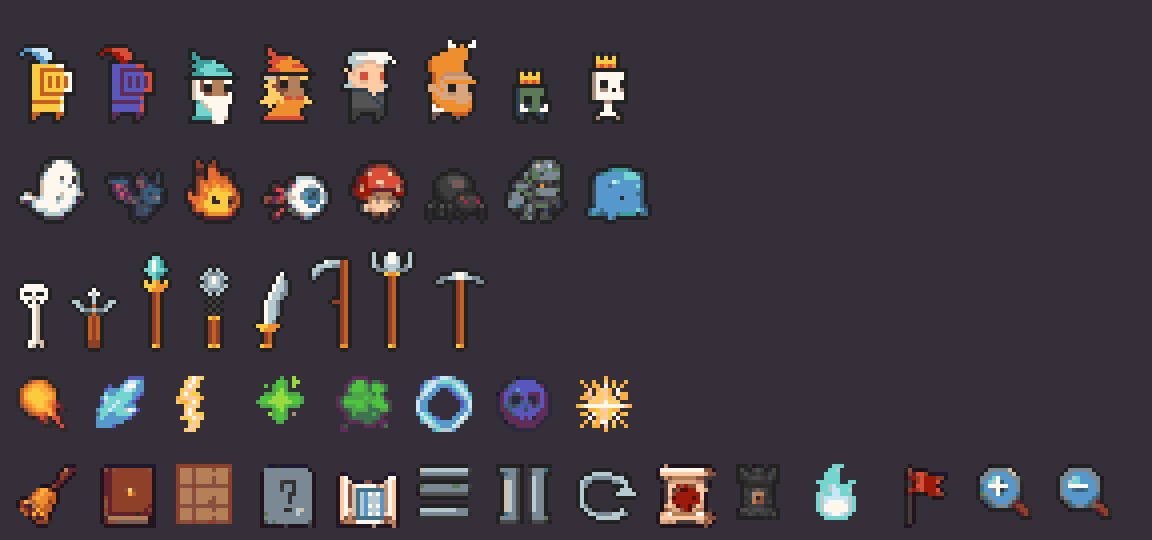
#> input picture art/SHOWCASE-v04.png, 1152 x 540 px
$ python -i animate.py   (imports and definitions only)
#> lines starting #> are read from the running program, lines starting #| are printed output that depends on the picture
"""Light animations in the 0x72 style from a single still frame.

Characters (copy the 0x72 knight/goblin pattern):
  idle 4 frames: upper body squashes down 0,1,2,1 px, feet (the bottom LEG rows) stay put.
  run  4 frames: upper body bobs up 1,2,1,0 px; legs alternate (f1 left foot forward and right foot lifted, f3 the reverse).
  python art/tools/animate.py char base.png out_dir/name [--legs 3] [--float]
  --float: floating creatures (ghost, fire elemental): the whole body bobs 0,1,2,1 and the shadow/tail flickers.
  Writes name_idle_anim_f0..3.png, name_run_anim_f0..3.png (same naming as 0x72).

Effects (spells, 4-frame loop):
  python art/tools/animate.py fx base.png out_dir/name --mode pulse|spin|flicker|rise
  pulse: scale 100/90/80/90% around the center (heal, shield)
  spin: rotate 0/90/180/270 (fireball, shuriken, magic orb)
  flicker: swap highlight/shadow colors along the palette ramp + jitter 1px (flame, lightning)
  rise: shift up 0..3 px and fade the bottom edge (poison cloud, smoke)
  Writes name_anim_f0..3.png
"""
import sys
from pathlib import Path
from PIL import Image


def shift_upper(img, legs, dy):
    """Move the part above the legs by dy (positive = down, squash: rows overlapping the legs are covered by the body)."""
    w, h = img.size
    cut = h - legs
    body = img.crop((0, 0, w, cut))
    feet = img.crop((0, cut, w, h))
    out = Image.new("RGBA", (w, h), (0, 0, 0, 0))
    out.alpha_composite(feet, (0, cut))
    if dy >= 0:
        # squash: drop the top rows of the body by dy, keep the bottom of the body above the feet
        bb = body.getbbox()
        if bb and dy:
            top = bb[1]
            part = body.crop((0, top, w, cut))
            # delete dy rows at the lower torso (just above the legs): the head moves down whole, keeping the face
            mid = cut - 1 - dy
            a = body.crop((0, top, w, mid))
            b = body.crop((0, mid + dy, w, cut))
            out.alpha_composite(b, (0, cut - b.height))
            out.alpha_composite(a, (0, cut - b.height - a.height))
            return out
        out.alpha_composite(body, (0, 0))
    else:
        # bob up: body moves up, the gap above the feet is filled by stretching the bottom row of the body
        out.alpha_composite(body, (0, dy))
        row = body.crop((0, cut - 1, w, cut))
        for k in range(-dy):
            out.alpha_composite(row, (0, cut - 1 - k))
        out.alpha_composite(body, (0, dy))
    return out


def leg_pose(img, legs, phase):
    """phase 0: normal, 1: left foot forward/right foot lifted, 2: normal, 3: reverse."""
    if phase in (0, 2):
        return img
    w, h = img.size
    cut = h - legs
    feet = img.crop((0, cut, w, h))
    bb = feet.getbbox()
    if not bb:
        return img
    midx = (bb[0] + bb[2]) // 2
    left = feet.crop((0, 0, midx, legs))
    right = feet.crop((midx, 0, w, legs))
    out = img.copy()
    out.paste((0, 0, 0, 0), (0, cut, w, h))
    if phase == 1:
        out.alpha_composite(left, (-1, cut))
        out.alpha_composite(right.crop((0, 0, right.width, legs - 1)), (midx, cut))
    else:
        out.alpha_composite(left.crop((0, 0, left.width, legs - 1)), (0, cut))
        out.alpha_composite(right, (midx + 1, cut))
    return out


def char(base, out, legs=3, floating=False):
#> called with base = '../SHOWCASE-v04.png', out = 'out.png', legs = 3, floating = False
    img = Image.open(base).convert("RGBA")
#> img is the input picture: PIL image 1152x540 RGBA; mean R, G, B, A 63.8, 57.4, 62.8, 255
    bb = img.getbbox()
#> bb = (0, 0, 1152, 540)
    if bb and bb[1] < 2:  # need 2px headroom so the bob up is not clipped
        pad = Image.new("RGBA", (img.width, img.height + 2 - bb[1]), (0, 0, 0, 0))
#> pad: PIL image 1152x542 RGBA; every value is 0
        pad.alpha_composite(img, (0, 2 - bb[1]))
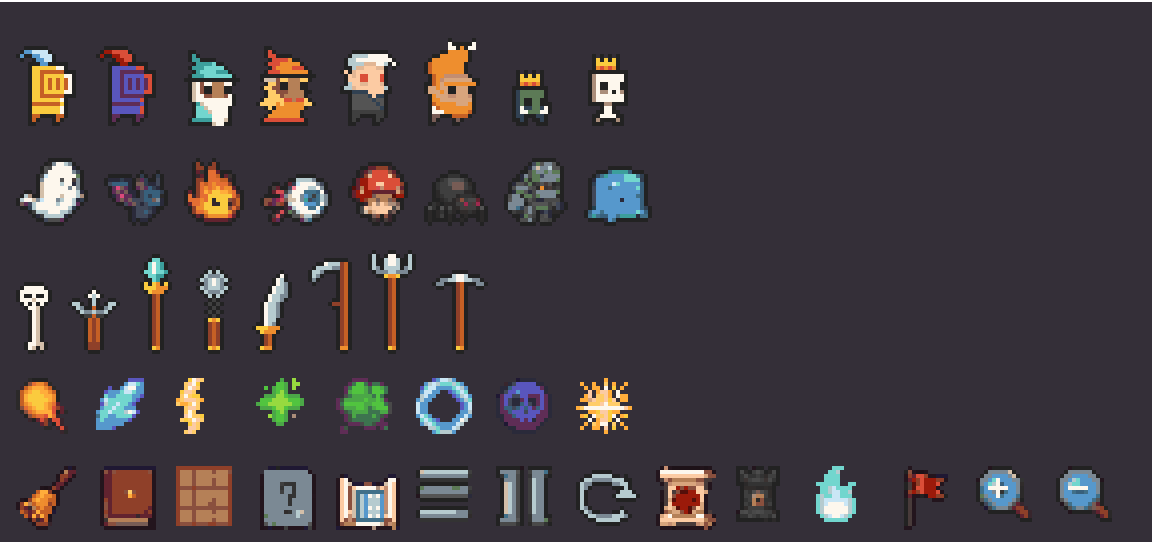
#> pad: PIL image 1152x542 RGBA; mean R, G, B, A 63.5, 57.2, 62.6, 254.1; transparent parts drawn white
        img = pad
    out = Path(out)
    out.parent.mkdir(parents=True, exist_ok=True)
    w, h = img.size
#> w = 1152; h = 542
    if floating:
        frames = []
        for dy in (0, -1, -2, -1):
            f = Image.new("RGBA", (w, h), (0, 0, 0, 0))
            f.alpha_composite(img, (0, dy))
            frames.append(f)
        idle = run = frames
    else:
        idle = [shift_upper(img, legs, d) for d in (0, 1, 2, 1)]
#> in shift_upper, `out.alpha_composite(feet, (0, cut))`:
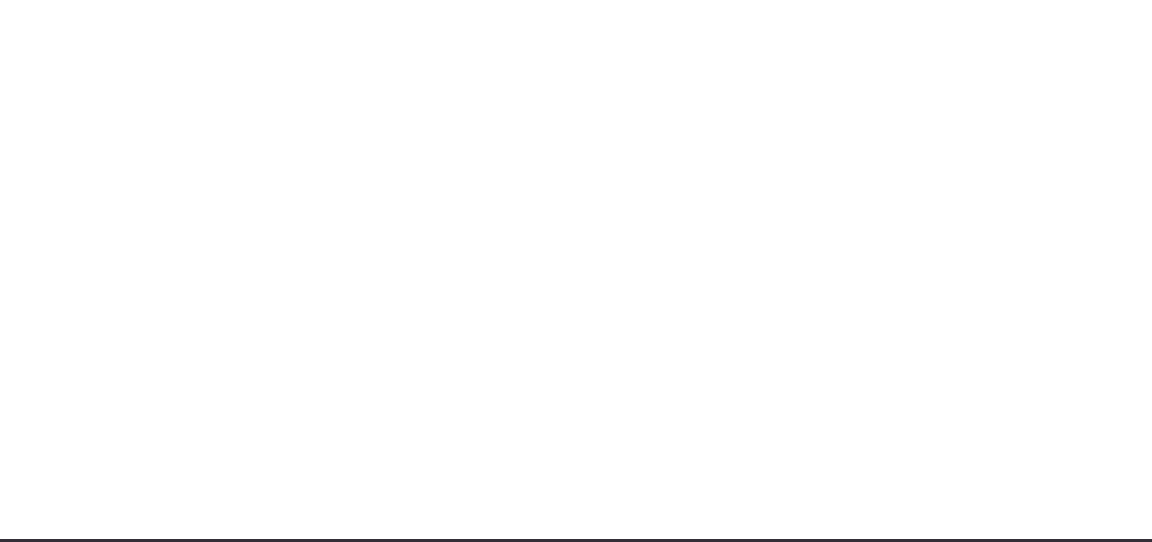
#> out: PIL image 1152x542 RGBA; mean R, G, B, A 0.3, 0.3, 0.3, 1.4; transparent parts drawn white
#> in shift_upper, `bb = body.getbbox()`: bb = (0, 2, 1152, 539)
#> call 2 of shift_upper, with legs = 3, dy = 1
#> in shift_upper (call 2), `top = bb[1]`: top = 2
#> in shift_upper (call 2), `part = body.crop((0, top, w, cut))`:
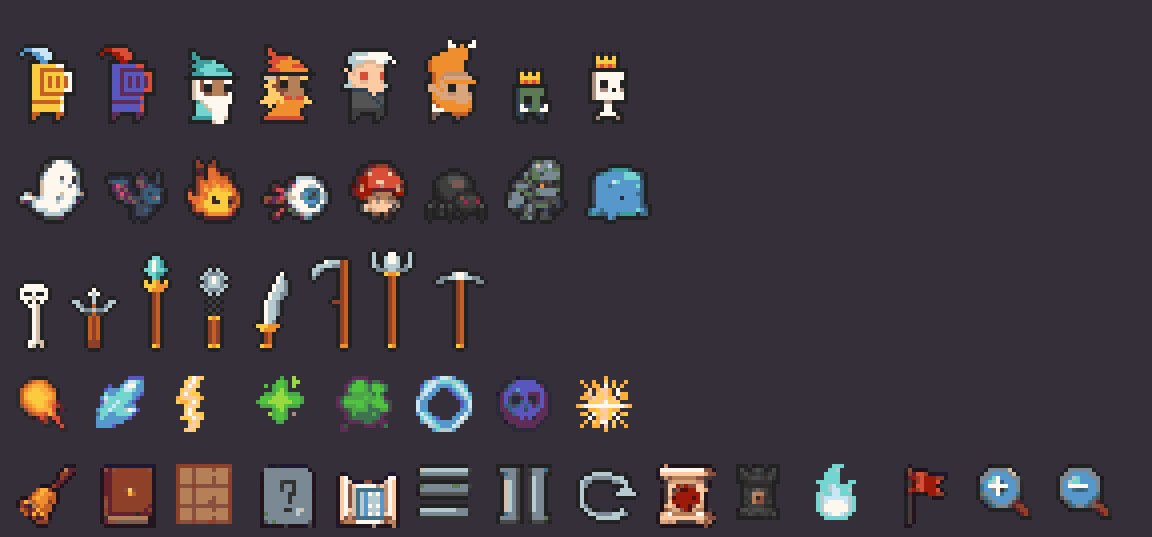
#> part: PIL image 1152x537 RGBA; mean R, G, B, A 63.8, 57.4, 62.9, 255
#> in shift_upper (call 2), `mid = cut - 1 - dy`: mid = 537
#> call 3 of shift_upper, with legs = 3, dy = 2
#> in shift_upper (call 3), `mid = cut - 1 - dy`: mid = 536
#> in shift_upper (call 3), `a = body.crop((0, top, w, mid))`:
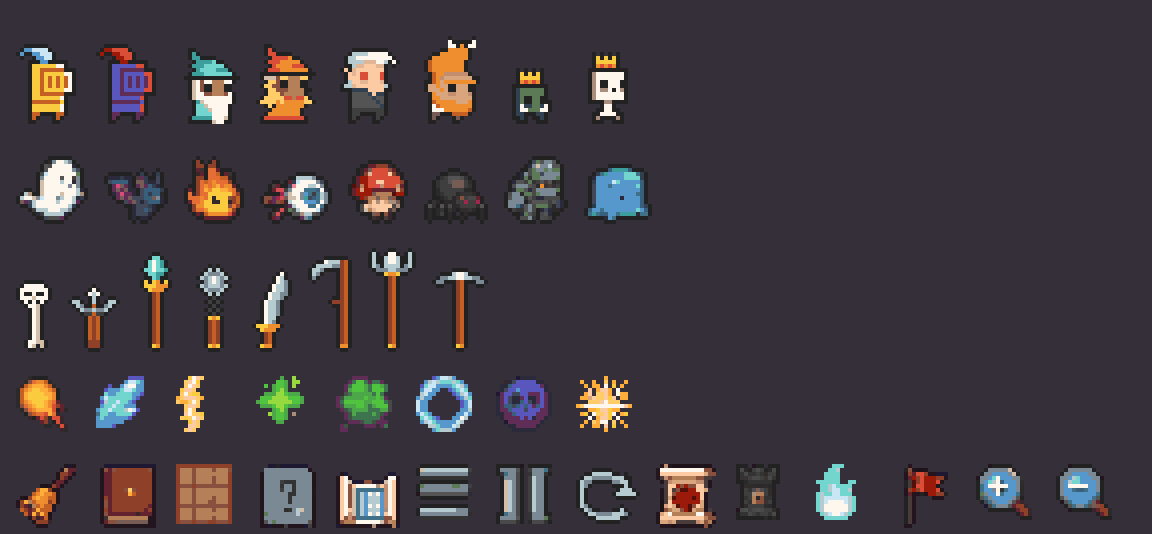
#> a: PIL image 1152x534 RGBA; mean R, G, B, A 63.9, 57.5, 62.9, 255
#> in shift_upper (call 3), `out.alpha_composite(a, (0, cut - b.height - a.height))`:
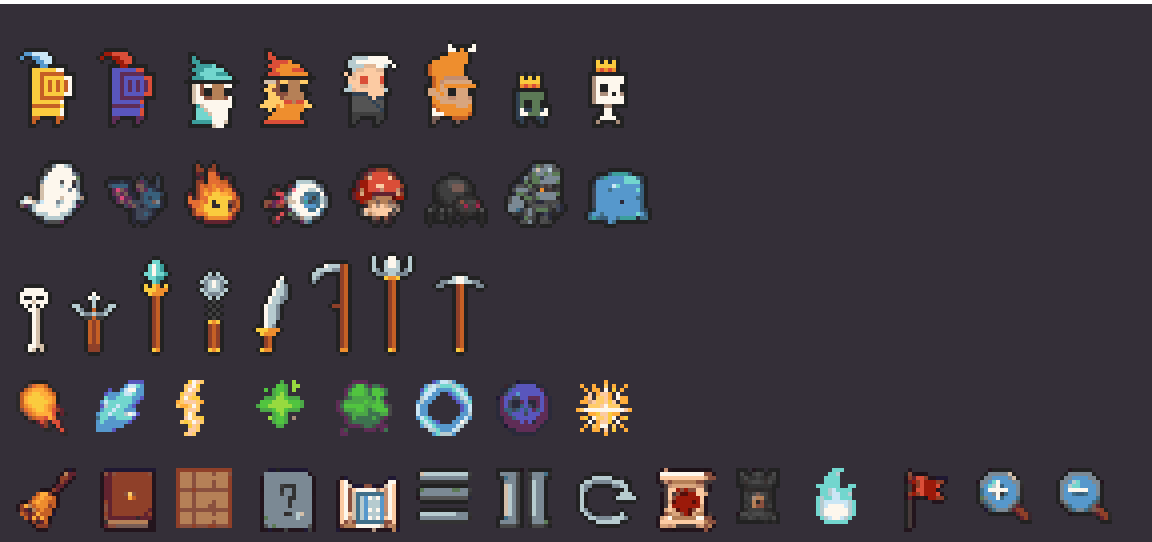
#> out: PIL image 1152x542 RGBA; mean R, G, B, A 63.3, 57, 62.4, 253.1; transparent parts drawn white
#> idle = 4 items
        run = [leg_pose(shift_upper(img, legs, d), legs, p) for d, p in ((-1, 1), (-2, 2), (-1, 3), (0, 0))]
#> in shift_upper (call 5), `out.alpha_composite(body, (0, dy))`:
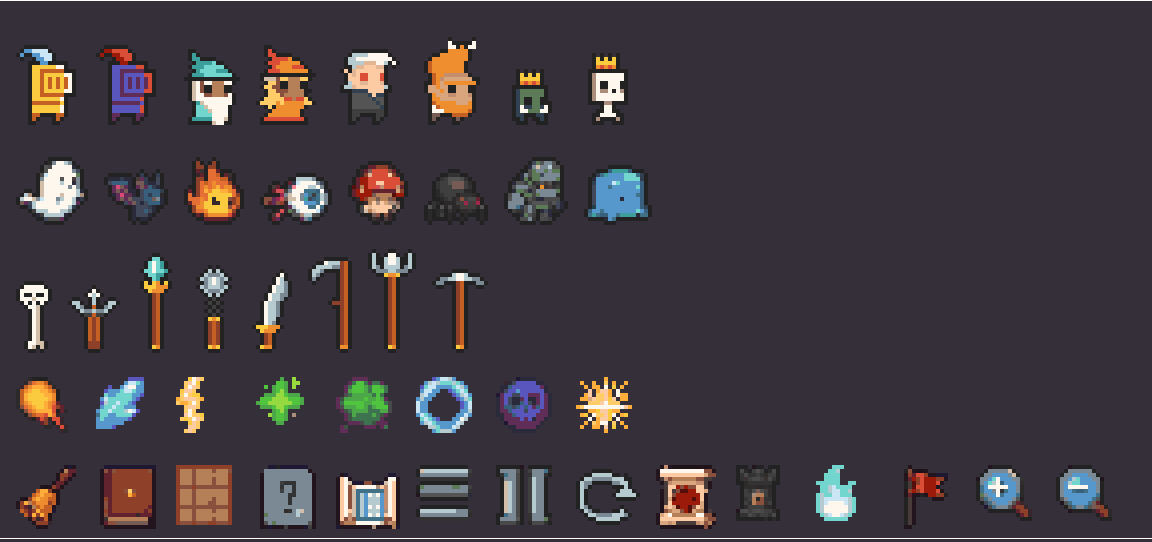
#> out: PIL image 1152x542 RGBA; mean R, G, B, A 63.5, 57.2, 62.6, 254.1; transparent parts drawn white
#> in leg_pose, `w, h = img.size`: w = 1152; h = 542
#> in leg_pose, `cut = h - legs`: cut = 539
#> in leg_pose, `bb = feet.getbbox()`: bb = (0, 0, 1152, 3)
#> in leg_pose, `midx = (bb[0] + bb[2]) // 2`: midx = 576
#> in shift_upper (call 6), `out.alpha_composite(body, (0, dy))`:
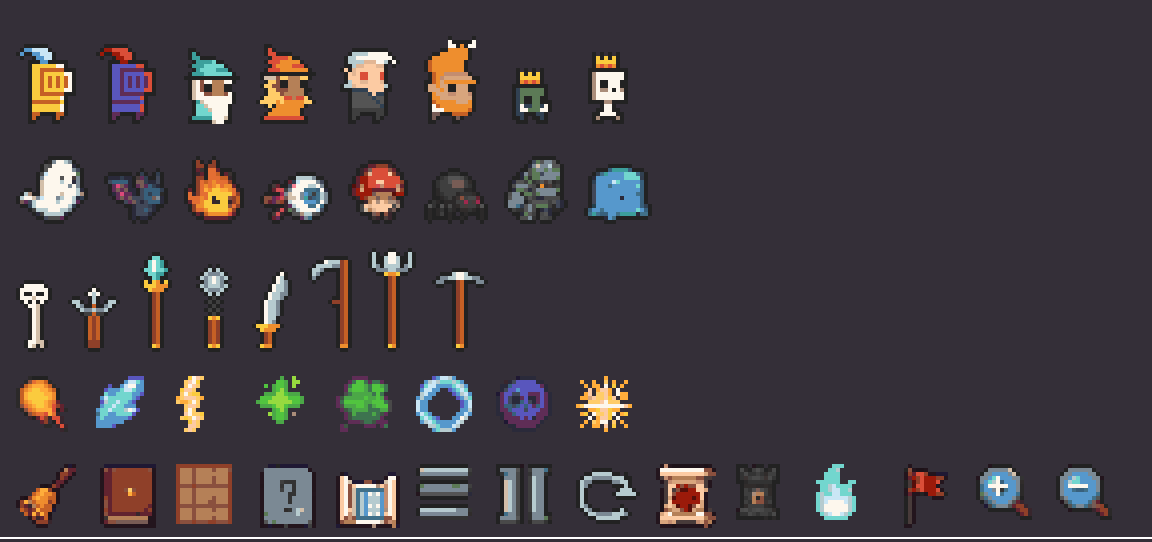
#> out: PIL image 1152x542 RGBA; mean R, G, B, A 63.5, 57.2, 62.6, 254.1; transparent parts drawn white
#> run = 4 items
    for i, f in enumerate(idle):
        f.save(f"{out}_idle_anim_f{i}.png")
#> this loop made 4 passes
    for i, f in enumerate(run):
        f.save(f"{out}_run_anim_f{i}.png")
    strip(idle + run, f"{out}_preview.png")


# [32 lines left out: functions ramp_swap, fx, not called in this run]


def strip(frames, path, scale=6):
#> called with path = 'out.png_preview.png', scale = 6
    w, h = frames[0].size
    s = Image.new("RGBA", (len(frames) * (w + 2) * scale, h * scale), (64, 58, 66, 255))
    for i, f in enumerate(frames):
        s.alpha_composite(f.resize((w * scale, h * scale), Image.NEAREST), (i * (w + 2) * scale, 0))
    s.save(path)


# [8 lines not run here, left out]


# ---------------- attack animation (v0.5) ----------------
SPARK = [(250, 203, 62), (253, 247, 237), (114, 214, 206)]


# [48 lines left out: functions _shift, _spark, attack, not called in this run]

>>> result = char('../SHOWCASE-v04.png', 'out.png')
